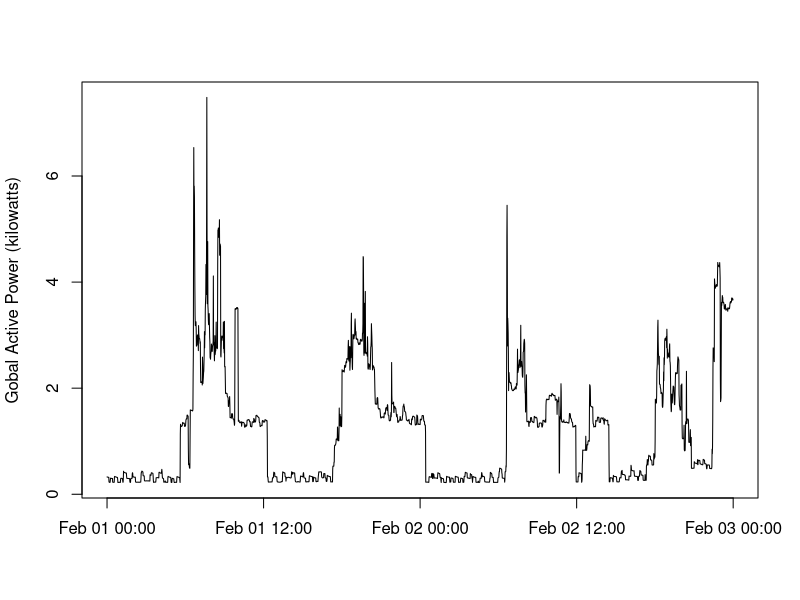

Reproduce this figure in R.
selectedData <- read.table("household_power_consumption_2days.txt", header=TRUE, sep=";", colClasses=c("Date", "character", "numeric", "numeric", "numeric", "numeric", "numeric", "numeric", "numeric", "character"), na.strings="?")
selectedData$DateTime <- strptime(selectedData$DateTime, format="%Y-%m-%d %H:%M:%S")

plot(x=selectedData$DateTime, y=selectedData$Global_active_power, type="l", ylab="Gobal Active Power (kilowatts)", xlab="")
dev.copy(png, file = "plot2.png")
dev.off()